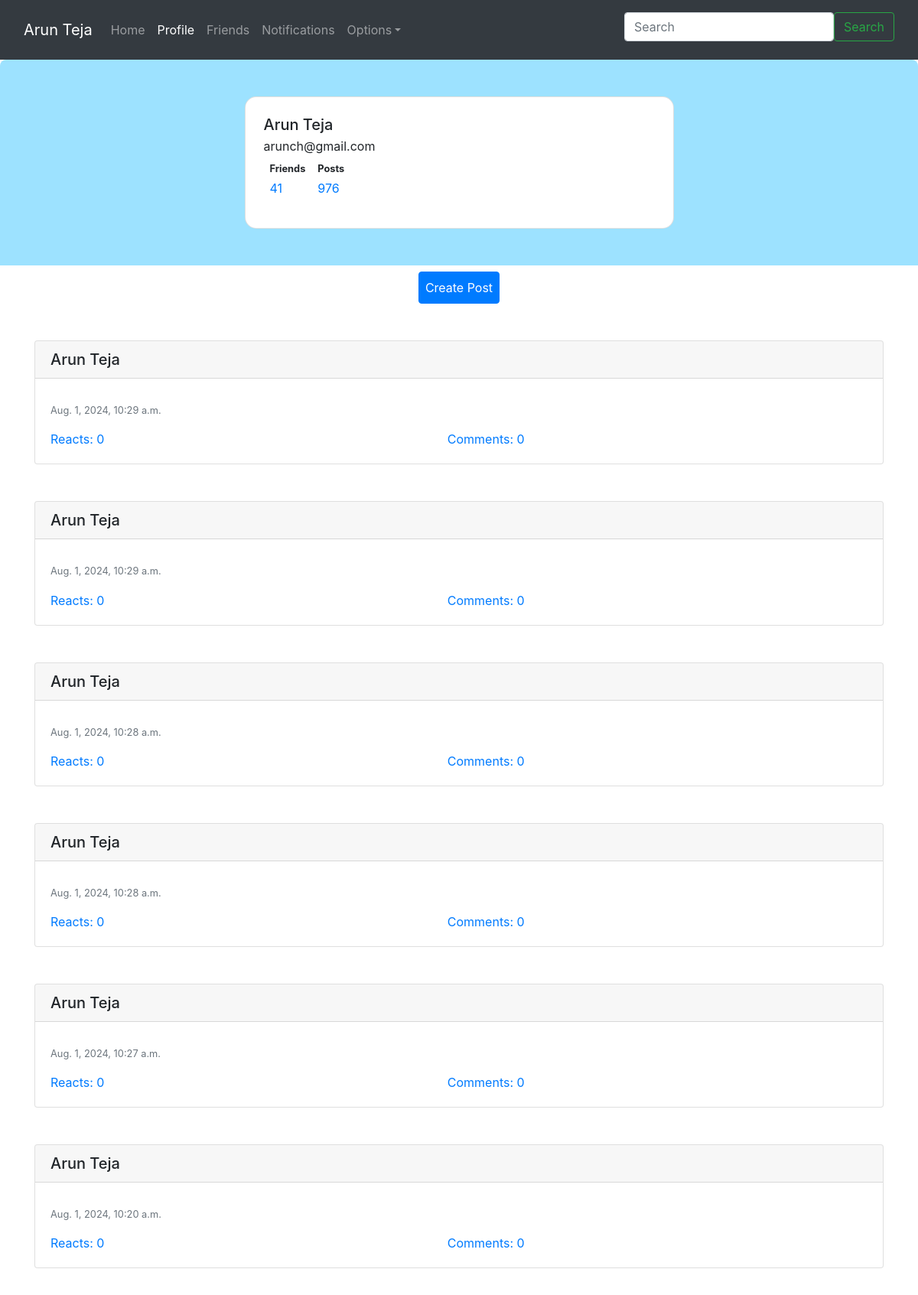
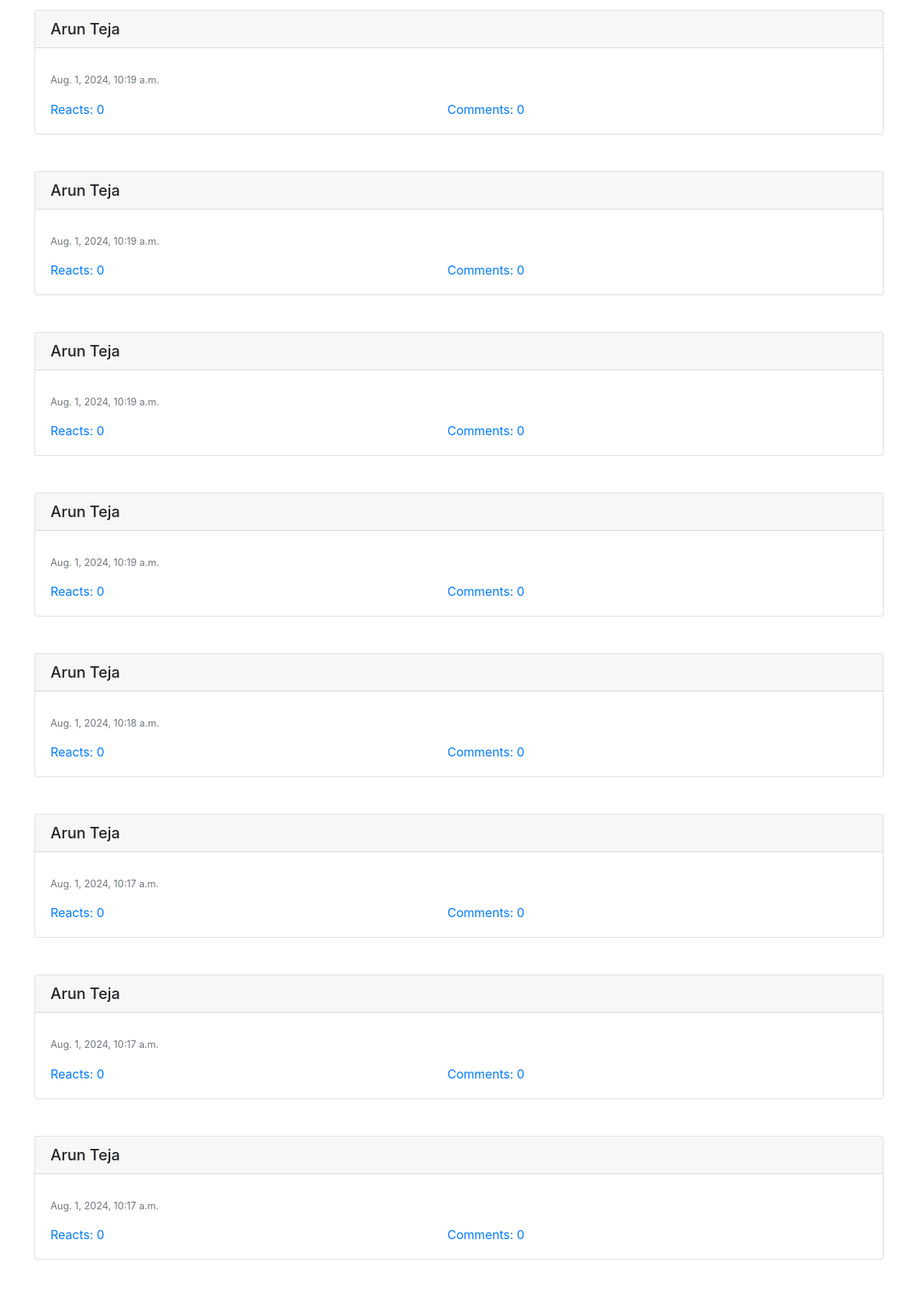
The app's page /profile/ (signed in, upper part) with its own data (2 pictures, top to bottom).
### Quotes/models.py (models this page shows, shortened)
class Posts(models.Model):
    user = models.ForeignKey(User, on_delete=models.CASCADE, related_name='posts')
    content = models.TextField()
    created_at = models.DateTimeField(auto_now_add=True)
    reactors = models.ManyToManyField(User, related_name='reacted_users', blank=True)
    comments = models.ManyToManyField(Comments, related_name='reacted_users', blank=True)
    def get_reacts_count(self):
        return len(self.reactors.all())
    def get_comments_count(self):
        return len(self.comments.all())

### Quotes/views.py (the view)
# urls.py: path('profile/', Profile, name='profile'),
@login_required(login_url= '/auth/login/')
def Profile(request, user_id = None):
    if user_id == None or user_id == request.user.id:
        user = User.objects.filter(email = request.user.email).first()
        posts = Posts.objects.filter(user = user).all().order_by('-created_at')
        context = {"name": request.user.get_full_name(),
        "username": request.user.username,
        "email": request.user.email,
        "posts": posts,
        "friends": FriendsList.objects.filter(user = user).first().friends.all()
        }
        return render(request, 'my_profile.html', context)
    else:
        user = User.objects.filter(id = user_id).first()
        return render(request, 'profile_template.html', {'name': request.user, "friend" : user.get_full_name()})

### templates/my_profile.html (shortened to what this page needs)
{% extends 'Nav.html' %}
{% block pagecontent %}
  <section class="w-100 px-4 py-5" style="background-color: #9de2ff; border-radius: .5rem .5rem 0 0;">
    <div class="row d-flex justify-content-center">
      <div class="col col-md-9 col-lg-7 col-xl-6">
        <div class="card" style="border-radius: 15px;">
          <div class="card-body p-4">
            <div class="d-flex">
              <div class="flex-grow-1 ms-3">
                <h5 class="mb-1">{{ name }}</h5>
                <p class="mb-0">{{ username }}</p>
                <div class="d-flex justify-content-start rounded-3 p-2 mb-2 bg-body-tertiary">
                  <div>
                    <p class="small mb-1">
                      <b>Friends</b>
                    </p>
                    <a href="#"><p class="mb-0">41</p></a>
                  </div>
                  <div class="px-3">
                    <p class="small mb-1">
                      <b>Posts</b>
                    </p>
                    <a href="#"><p class="mb-0">976</p></a>
                  </div>
                </div>
              </div>
            </div>
          </div>
        </div>
      </div>
    </div>
  </section>
  <Center>
    <button type="button" class="btn btn-primary mt-2 p-2" data-toggle="modal" data-target="#createPostModal">Create Post</button>
  </Center>
  {% if posts %}
    {% for post in posts %}
      <div class="container mt-5">
        <div class="card">
          <h5 class="card-header">{{ post.user.get_full_name }}</h5>
          <div class="card-body">
            <p class="card-text text-muted small">{{ post.created_at }}</p>
            <section class="button-section d-flex justify-content-start">
              <a class="card-body m-0 p-0" href="#">Reacts: {{ post.get_reacts_count }}</a>
              <a class="card-body m-0 p-0" href="#">Comments: {{ post.get_comments_count }}</a>
            </section>
          </div>
        </div>
      </div>
    {% endfor %}
  {% else %}
    <Center>No posts</Center>
  {% endif %}
{% endblock %}

### records on screen
Posts: user.get_full_name "Arun Teja", created_at "Aug. 1, 2024, 10:29 a.m.", get_reacts_count "0", get_comments_count "0"
Posts: user.get_full_name "Arun Teja", created_at "Aug. 1, 2024, 10:29 a.m.", get_reacts_count "0", get_comments_count "0"
Posts: user.get_full_name "Arun Teja", created_at "Aug. 1, 2024, 10:28 a.m.", get_reacts_count "0", get_comments_count "0"
Posts: user.get_full_name "Arun Teja", created_at "Aug. 1, 2024, 10:28 a.m.", get_reacts_count "0", get_comments_count "0"
Posts: user.get_full_name "Arun Teja", created_at "Aug. 1, 2024, 10:27 a.m.", get_reacts_count "0", get_comments_count "0"
Posts: user.get_full_name "Arun Teja", created_at "Aug. 1, 2024, 10:20 a.m.", get_reacts_count "0", get_comments_count "0"
Posts: user.get_full_name "Arun Teja", created_at "Aug. 1, 2024, 10:19 a.m.", get_reacts_count "0", get_comments_count "0"
Posts: user.get_full_name "Arun Teja", created_at "Aug. 1, 2024, 10:19 a.m.", get_reacts_count "0", get_comments_count "0"
Posts: user.get_full_name "Arun Teja", created_at "Aug. 1, 2024, 10:19 a.m.", get_reacts_count "0", get_comments_count "0"
Posts: user.get_full_name "Arun Teja", created_at "Aug. 1, 2024, 10:19 a.m.", get_reacts_count "0", get_comments_count "0"
Posts: user.get_full_name "Arun Teja", created_at "Aug. 1, 2024, 10:18 a.m.", get_reacts_count "0", get_comments_count "0"
Posts: user.get_full_name "Arun Teja", created_at "Aug. 1, 2024, 10:17 a.m.", get_reacts_count "0", get_comments_count "0"
Posts: user.get_full_name "Arun Teja", created_at "Aug. 1, 2024, 10:17 a.m.", get_reacts_count "0", get_comments_count "0"
Posts: user.get_full_name "Arun Teja", created_at "Aug. 1, 2024, 10:17 a.m.", get_reacts_count "0", get_comments_count "0"

### other values on screen
{{ name }} "Arun Teja"
{{ username }} "arunch@gmail.com"
